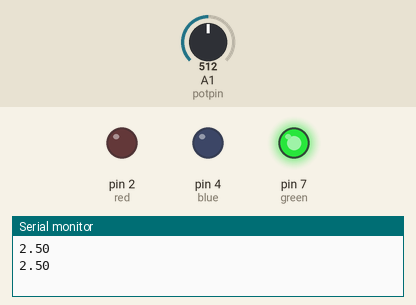
Bench run of a sketch on a simulated Arduino Uno, built with avr-gcc and run on an emulated ATmega328P. Parts: output pins drawn as LEDs (lit = HIGH), the last lines printed to the serial monitor. Inputs (shaded band) come from the test bench; at power-on: A1 (potpin) = 512.

Above: at 2.3 s.
2.4 s: A1 (potpin) set to 604
4.5 s: A1 (potpin) set to 632
At 4.9 s:
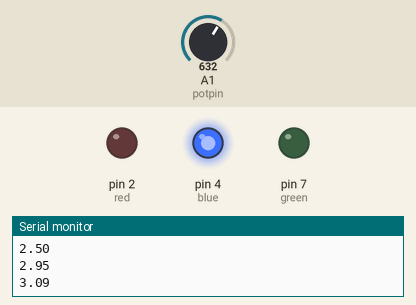
6.6 s: A1 (potpin) set to 809
8.7 s: A1 (potpin) set to 830
At 9.6 s:
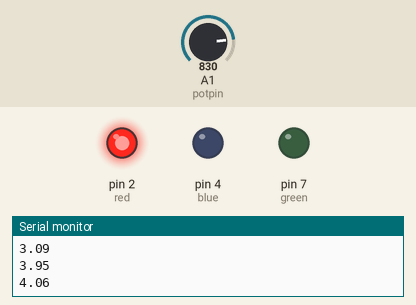
10.8 s: A1 (potpin) set to 716
At 13.1 s:
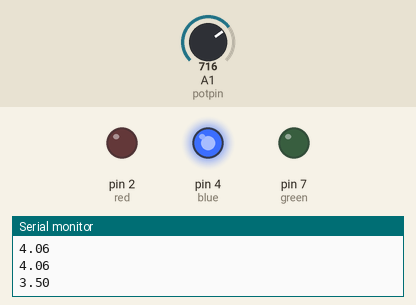
13.5 s: A1 (potpin) set to 900
At 14.2 s:
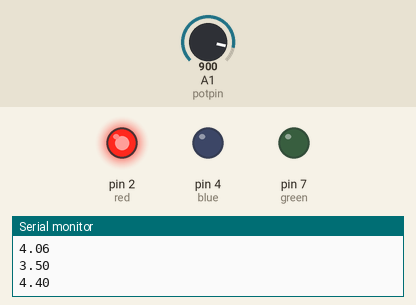
Timing chart, 0 to 16.5 s (numbered marks = the images above; inputs shaded):
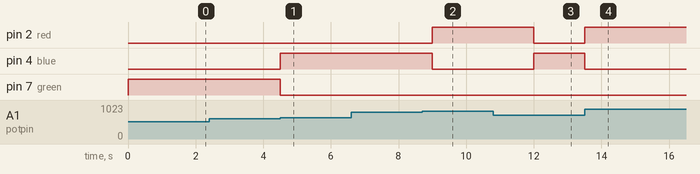

Measured:
- the behaviour switches between 613 and 614 on A1 (potpin) (found by bisection; images 0 and 1)
- the behaviour switches between 818 and 819 on A1 (potpin) (found by bisection; images 1 and 2)
- after the input at 4.5 s, pin 4 (blue): LOW → HIGH at once; pin 7 (green): HIGH → LOW at once
- after the input at 8.7 s, pin 2 (red): LOW → HIGH after 0.30 s; pin 4 (blue): HIGH → LOW after 0.30 s
- after the input at 10.8 s, pin 2 (red): HIGH → LOW after 1.2 s; pin 4 (blue): LOW → HIGH after 1.2 s
- after the input at 13.5 s, pin 2 (red): LOW → HIGH at once; pin 4 (blue): HIGH → LOW at once

The sketch:

If_statements_LED.ino
```cpp
int potpin=A1;
int green=7;
int blue=4;
int red=2;
int readval;
float voltage;
int delayT=1500;
void setup() {
  // put your setup code here, to run once:
Serial.begin(9600);
pinMode(green,OUTPUT);
pinMode(red,OUTPUT);
pinMode(blue,OUTPUT);
pinMode(potpin,INPUT);

}

void loop() {
  // put your main code here, to run repeatedly:
readval=analogRead(potpin);
voltage=(5./1023.)*readval;
Serial.println(voltage);
if(voltage<3.0){
  digitalWrite(green,HIGH);
  digitalWrite(blue,LOW);
  digitalWrite(red,LOW);
}
if(voltage>3.0 and voltage <4.0){
  digitalWrite(green,LOW);
  digitalWrite(blue,HIGH);
  digitalWrite(red,LOW);
}
if(voltage>4.0){
  digitalWrite(green,LOW);
  digitalWrite(blue,LOW);
  digitalWrite(red,HIGH);
}
delay(delayT);
}
```
